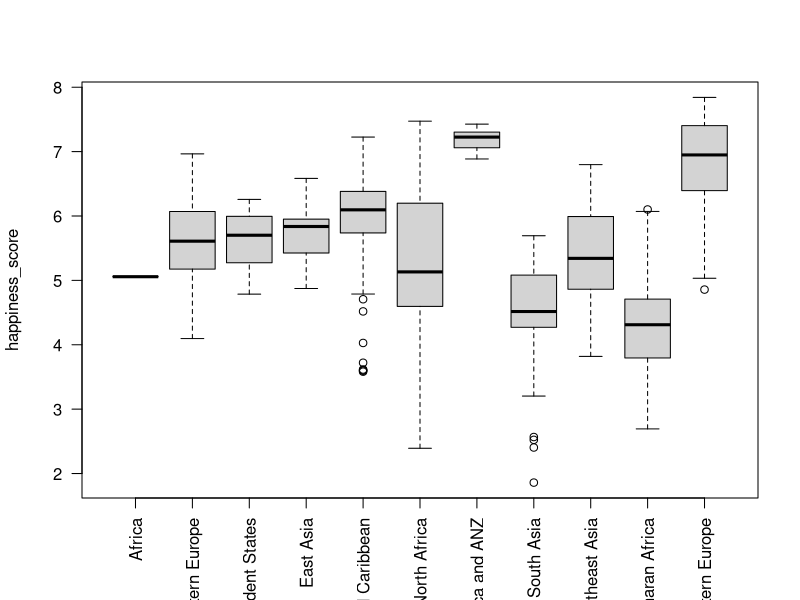
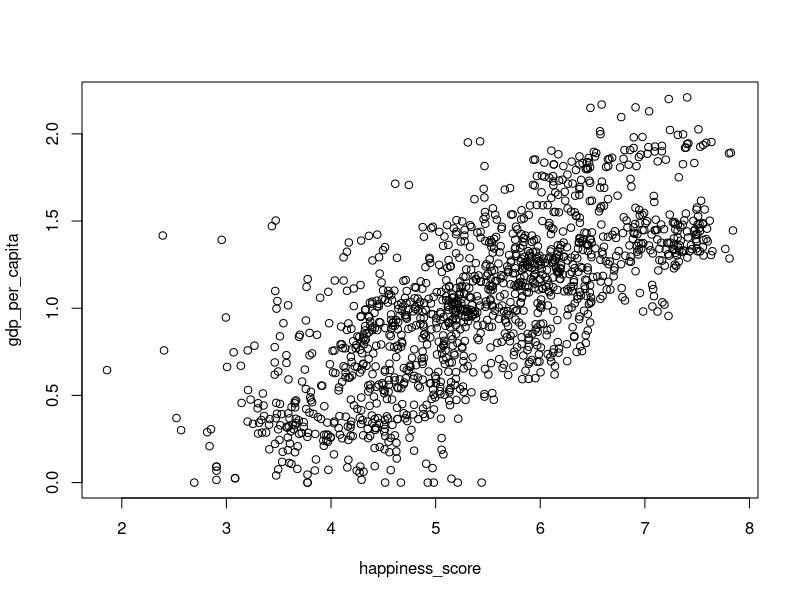
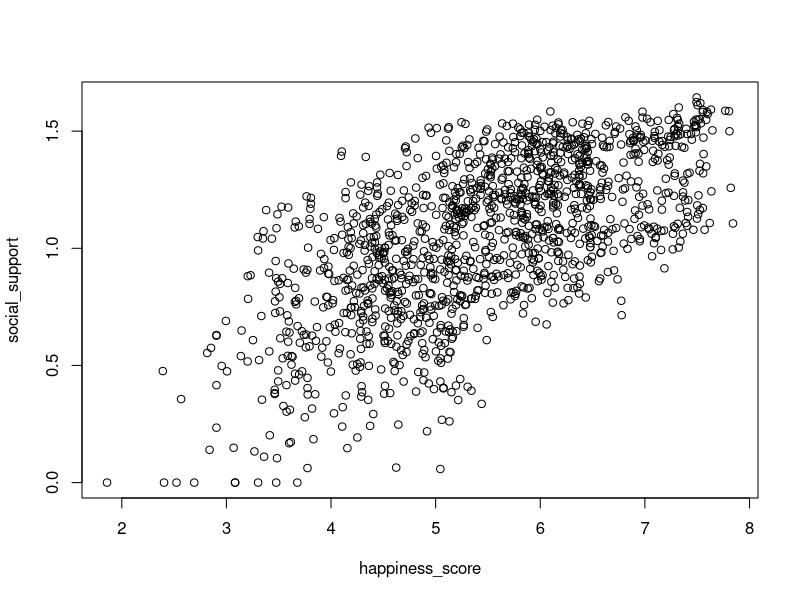
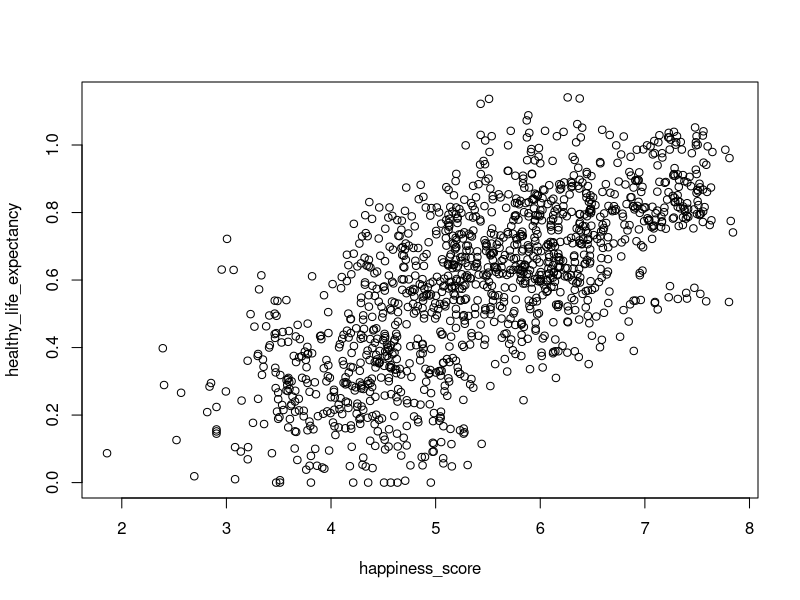
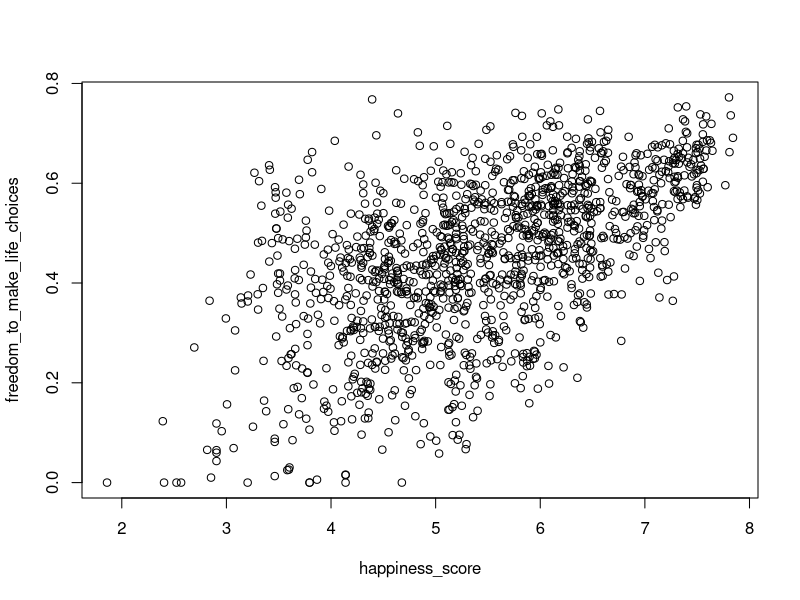
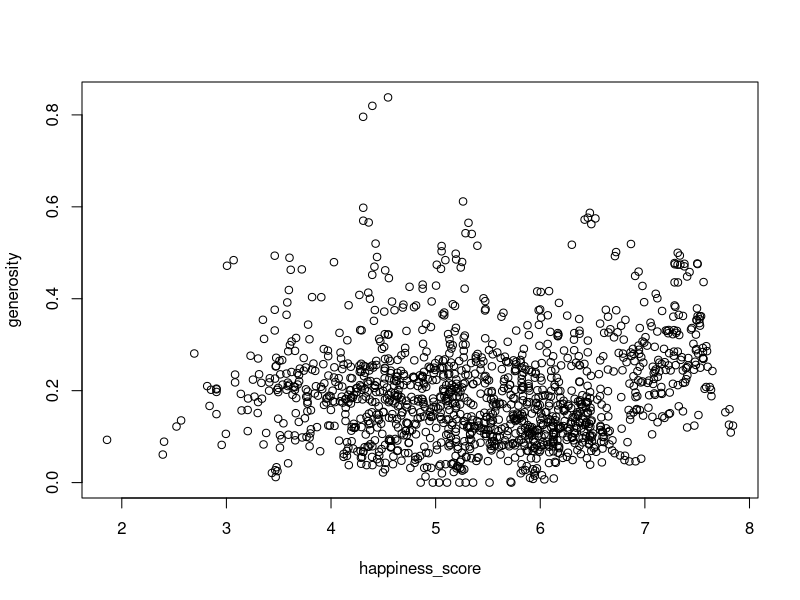
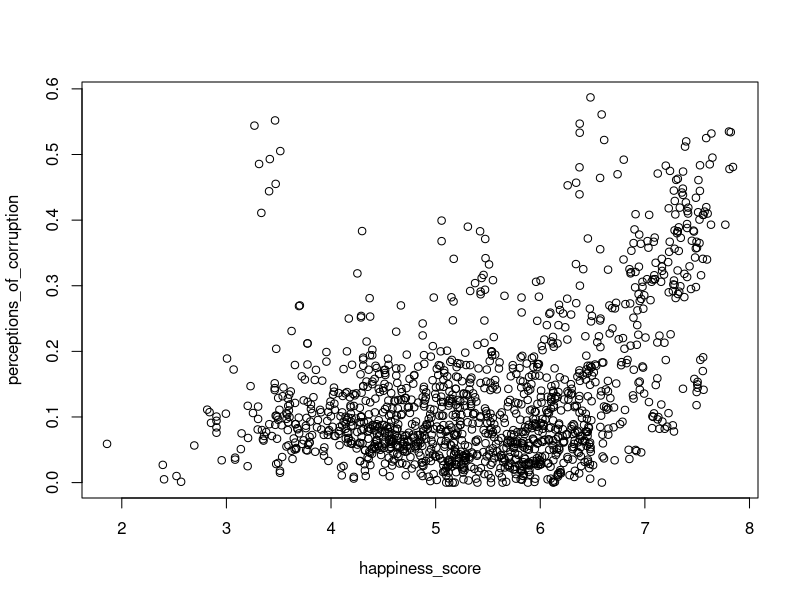
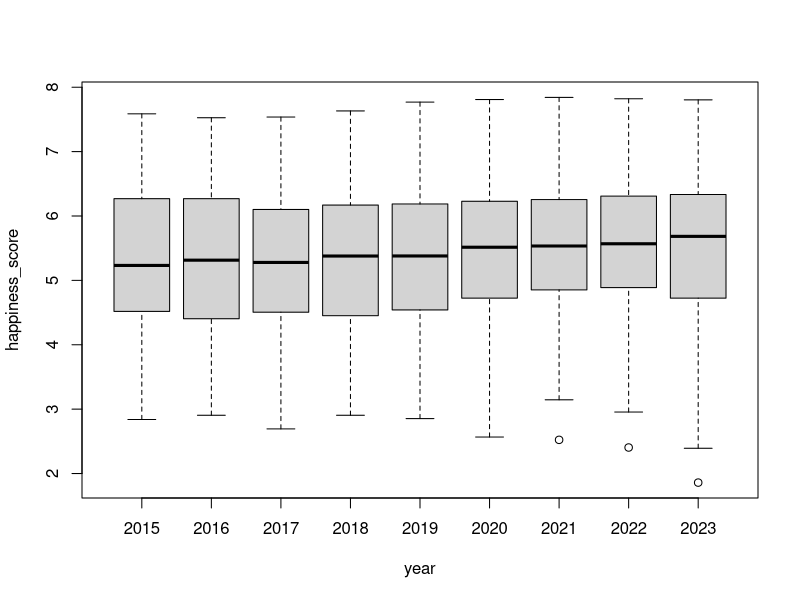

Here is the R script that generated these plots, in order:
# needed libraries
library(randomForest)
library(tidyverse)

# load data
whr <- read.csv("Data/WHR_AllYears.csv")
# delete X
whr$X <- NULL

summary(whr)
str(whr)

table(whr$country)
# some countries don't appear 9 times / "each year" in the data

table(whr$region)

table(whr$year)
# over time there are less countries present in the data

# given happiness score is the most important feature we want to look at:
# how does it interact with the other variables?

attach(whr)

# country not plotted because too smallgrained

boxplot(happiness_score ~ region, las = 2, xlab = "")
# Western Europe and North America / ANZ are the happiest in the world
# Sub Saharan Africa is lowest
# North Africa has a big variance

plot(happiness_score, gdp_per_capita)
# higher gdp per capita means higher happiness score

plot(happiness_score, social_support)
# higher social support means higher happiness

plot(happiness_score, healthy_life_expectancy)
# higher (better?) healthy life expectancy means higher happiness

plot(happiness_score, freedom_to_make_life_choices)
# more freedom for life choices means higher happiness

plot(happiness_score, generosity)
# rather mixed, no real connection

plot(happiness_score, perceptions_of_corruption)
# generally there's a lot of values that are low on perception of corruption
# for the high happy values there's a lot of strong perception of corruption
# which is weird

boxplot(happiness_score ~ year)
# for the median values there is an upwards trend over the years
# quite a big variance in 2020 and 2023

detach(whr)

# find out which features influence the happiness score the most when training
# a random forest model
# just out of curiosity

# do copy of data set without NAs
whr_noNA <- na.omit(whr)

# train random forest
set.seed(1)
rf.whr <- randomForest(happiness_score ~ ., data = whr_noNA, mtry = 6, ntRee = 100,
                       importance = TRUE)

# plot importance of variables
varImpPlot(rf.whr)
# %IncMSE indicates the increase of the mean squared error when the variable
# is randomly permuted
# IncNodePurity is a measure of how much the model error increases when a particular
# variable is randomly permuted or shuffled

# top variables change depending on the seed and the mtry variable set
# however the bottom with year, social_support and generosity is stable over
# each iteration
# the first 4 are also pretty stable, even if they can switch places